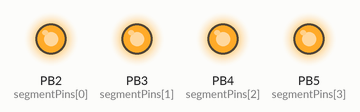
This sketch was run on a simulated ATtiny85, built with avr-gcc and run on an emulated ATtiny85. On the bench: output pins drawn as LEDs (lit = HIGH).

Above: at 0.5 s.
At 2.5 s:
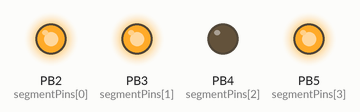
At 6.0 s:
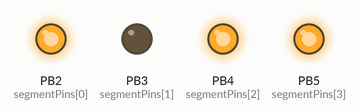
At 9.5 s:
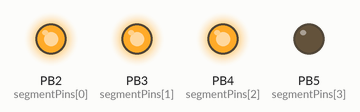
At 11.5 s:
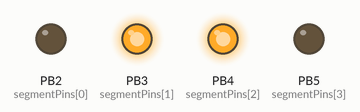
Timing chart, 0 to 13.0 s (numbered marks = the images above):
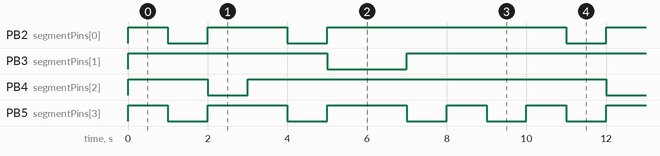

The sketch:

counter_display.ino
```cpp
// Pin configuration
const int segmentPins[] = {2, 3, 4, 5, 6, 7, 8}; // a, b, c, d, e, f, g
const int digitPatterns[10][7] = {
  {1, 1, 1, 1, 1, 1, 0}, // 0
  {0, 1, 1, 0, 0, 0, 0}, // 1
  {1, 1, 0, 1, 1, 0, 1}, // 2
  {1, 1, 1, 1, 0, 0, 1}, // 3
  {0, 1, 1, 0, 0, 1, 1}, // 4
  {1, 0, 1, 1, 0, 1, 1}, // 5
  {1, 0, 1, 1, 1, 1, 1}, // 6
  {1, 1, 1, 0, 0, 0, 0}, // 7
  {1, 1, 1, 1, 1, 1, 1}, // 8
  {1, 1, 1, 0, 0, 1, 1}  // 9
};

void setup() {
  // Set all segment pins as output
  for (int i = 0; i < 7; i++) {
    pinMode(segmentPins[i], OUTPUT);
  }
}

void displayDigit(int number) {
  // Set each segment based on the digitPatterns array
  for (int i = 0; i < 7; i++) {
    digitalWrite(segmentPins[i], digitPatterns[number][i]);
  }
}

void loop() {
  // Count from 0 to 9 with a 1-second delay
  for (int i = 0; i < 10; i++) {
    displayDigit(i);
    delay(1000);
  }
}
```

lol.c
```cpp
int counter = 0;

void setup() {
  for (int i = 2; i <= 7; i++) {
    pinMode(i, OUTPUT);
  }
}

void loop() {
  // Loop through pins 2 to 7 (6 bits)
  for (int i = 2; i <= 7; i++) {
    if (counter & (1 << (i - 2))) {
      digitalWrite(i, HIGH);
    } else {
      digitalWrite(i, LOW);
    }
  }

  counter++;

  // Optionally, reset the counter if it exceeds the maximum 6-bit value (63)
  if (counter > 63) {
    counter = 0;  // Reset counter to 0 after it reaches 64 (binary 1000000)
  }

  delay(100);  // Delay to make the change visible
}
```

Measured:
- by itself, PB2 (segmentPins[0]): repeats every 10.0 s: LOW 1.0 s, HIGH 2.0 s, LOW 1.0 s, HIGH 6.0 s
- by itself, PB3 (segmentPins[1]): repeats every 10.0 s: LOW 2.0 s, HIGH 8.0 s
- by itself, PB4 (segmentPins[2]): repeats every 10.0 s: LOW 1.0 s, HIGH 9.0 s
- by itself, PB5 (segmentPins[3]): repeats every 10.0 s: 2 × (LOW 1.0 s, HIGH 2.0 s), 2 × (LOW 1.0 s, HIGH 1.0 s)
